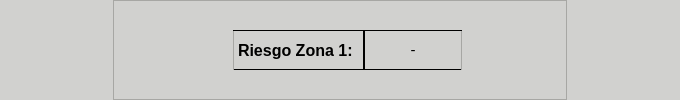
                       <widget class="QFrame" name="frame_28">
                        <property name="minimumSize">
                         <size>
                          <width>96</width>
                          <height>80</height>
                         </size>
                        </property>
                        <property name="maximumSize">
                         <size>
                          <width>16777215</width>
                          <height>130</height>
                         </size>
                        </property>
                        <property name="styleSheet">
                         <string notr="true">background-color: rgb(209, 209, 207);
border-radius:0px;</string>
                        </property>
                        <property name="frameShape">
                         <enum>QFrame::StyledPanel</enum>
                        </property>
                        <property name="frameShadow">
                         <enum>QFrame::Raised</enum>
                        </property>
                        <layout class="QHBoxLayout" name="horizontalLayout_11">
                         <property name="topMargin">
                          <number>0</number>
                         </property>
                         <property name="bottomMargin">
                          <number>0</number>
                         </property>
                         <item>
                          <widget class="QFrame" name="frame_43">
                           <property name="minimumSize">
                            <size>
                             <width>96</width>
                             <height>0</height>
                            </size>
                           </property>
                           <property name="frameShape">
                            <enum>QFrame::StyledPanel</enum>
                           </property>
                           <property name="frameShadow">
                            <enum>QFrame::Raised</enum>
                           </property>
                          </widget>
                         </item>
                         <item>
                          <widget class="QFrame" name="colorZone1T">
                           <property name="sizePolicy">
                            <sizepolicy hsizetype="Expanding" vsizetype="Preferred">
                             <horstretch>0</horstretch>
                             <verstretch>0</verstretch>
                            </sizepolicy>
                           </property>
                           <property name="minimumSize">
                            <size>
                             <width>98</width>
                             <height>0</height>
                            </size>
                           </property>
                           <property name="styleSheet">
                            <string notr="true">background: qlineargradient(spread:pad,x1: 0, y1: 0, x2: 1, y2: 0,
                                 stop: 0 rgb(154, 171, 188), stop: 0.48 rgb(198, 197, 195),
                                 stop: 0.52 rgb(198, 197, 195), stop: 1.0  rgb(154, 171, 188));

border-radius:0px;
border:1px solid rgb(167, 167, 164);

</string>
                           </property>
                           <property name="frameShape">
                            <enum>QFrame::StyledPanel</enum>
                           </property>
                           <property name="frameShadow">
                            <enum>QFrame::Raised</enum>
                           </property>
                           <layout class="QHBoxLayout" name="horizontalLayout_21">
                            <property name="spacing">
                             <number>0</number>
                            </property>
                            <item>
                             <spacer name="horizontalSpacer_16">
                              <property name="orientation">
                               <enum>Qt::Horizontal</enum>
                              </property>
                              <property name="sizeType">
                               <enum>QSizePolicy::Expanding</enum>
                              </property>
                              <property name="sizeHint" stdset="0">
                               <size>
                                <width>110</width>
                                <height>20</height>
                               </size>
                              </property>
                             </spacer>
                            </item>
                            <item>
                             <widget class="QLabel" name="label_23">
                              <property name="minimumSize">
                               <size>
                                <width>98</width>
                                <height>20</height>
                               </size>
                              </property>
                              <property name="maximumSize">
                               <size>
                                <width>140</width>
                                <height>40</height>
                               </size>
                              </property>
                              <property name="font">
                               <font>
                                <family>Arial</family>
                                <pointsize>12</pointsize>
                                <bold>true</bold>
                               </font>
                              </property>
                              <property name="styleSheet">
                               <string notr="true">border-radius:0px;
border-top: 1px solid;
border-bottom: 1px solid;
border-right: 1px solid;
background-color:rgba(0, 0, 0, 0);</string>
                              </property>
                              <property name="text">
                               <string>Riesgo Zona 1: </string>
                              </property>
                             </widget>
                            </item>
                            <item>
                             <widget class="QLabel" name="txtZona1T">
                              <property name="minimumSize">
                               <size>
                                <width>98</width>
                                <height>20</height>
                               </size>
                              </property>
                              <property name="maximumSize">
                               <size>
                                <width>55</width>
                                <height>40</height>
                               </size>
                              </property>
                              <property name="font">
                               <font>
                                <family>Arial</family>
                                <pointsize>11</pointsize>
                               </font>
                              </property>
                              <property name="styleSheet">
                               <string notr="true">border-radius:0px;
border-top: 1px solid;
border-bottom: 1px solid;
border-left: 1px solid;
background-color:rgba(0, 0, 0, 0);</string>
                              </property>
                              <property name="text">
                               <string>-</string>
                              </property>
                              <property name="alignment">
                               <set>Qt::AlignCenter</set>
                              </property>
                             </widget>
                            </item>
                            <item>
                             <spacer name="horizontalSpacer_17">
                              <property name="orientation">
                               <enum>Qt::Horizontal</enum>
                              </property>
                              <property name="sizeType">
                               <enum>QSizePolicy::Expanding</enum>
                              </property>
                              <property name="sizeHint" stdset="0">
                               <size>
                                <width>95</width>
                                <height>20</height>
                               </size>
                              </property>
                             </spacer>
                            </item>
                           </layout>
                          </widget>
                         </item>
                         <item>
                          <widget class="QFrame" name="frame_41">
                           <property name="minimumSize">
                            <size>
                             <width>96</width>
                             <height>0</height>
                            </size>
                           </property>
                           <property name="styleSheet">
                            <string notr="true">border-image: url(:/Images/ResourcesFolder/Imagenes/ZonasRefracSup.png);</string>
                           </property>
                           <property name="frameShape">
                            <enum>QFrame::StyledPanel</enum>
                           </property>
                           <property name="frameShadow">
                            <enum>QFrame::Raised</enum>
                           </property>
                          </widget>
                         </item>
                        </layout>
                       </widget>
